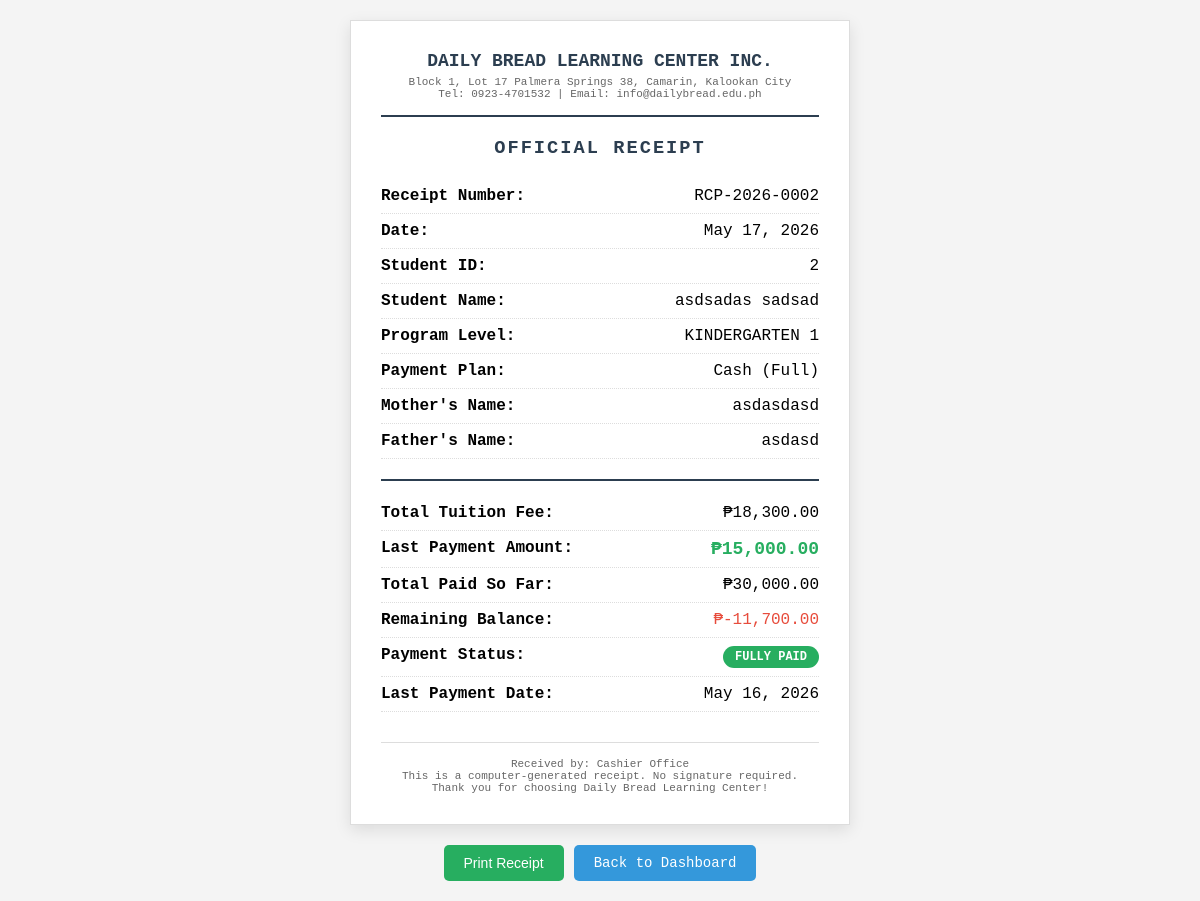
Screenshot of /generate_receipt.php?student_id=2 (signed in) with the database file from the repository.
### tables this page shows
CREATE TABLE `enrollees` (
  `enrollee_id` int(11) NOT NULL AUTO_INCREMENT,
  `student_type` varchar(20) NOT NULL,
  `program_level` varchar(20) NOT NULL,
  `payment_plan` varchar(50) NOT NULL,
  `payment_amount` decimal(10,2) NOT NULL,
  `last_name` varchar(50) NOT NULL,
  `first_name` varchar(50) NOT NULL,
  `middle_name` varchar(50) DEFAULT NULL,
  `nickname` varchar(50) DEFAULT NULL,
  `birth_date` date NOT NULL,
  `place_of_birth` varchar(100) DEFAULT NULL,
  `address` varchar(255) NOT NULL,
  `email` varchar(100) DEFAULT NULL,
  `password_hash` varchar(255) DEFAULT NULL,
  `created_at` timestamp NOT NULL DEFAULT current_timestamp(),
  `qualification_status` varchar(20) DEFAULT 'Pending',
  `payment_status` varchar(50) DEFAULT 'Unpaid',
  `requirements_status` varchar(20) DEFAULT 'Pending',
  `requirements_notes` text DEFAULT NULL,
  `birth_cert_received` tinyint(4) DEFAULT 0,
  `id_picture_received` tinyint(4) DEFAULT 0,
  `report_card_received` tinyint(4) DEFAULT 0,
  `immunization_record_received` tinyint(4) DEFAULT 0,
  `medical_cert_received` tinyint(4) DEFAULT 0,
  `proof_certification_received` tinyint(4) DEFAULT 0,
  `enrollment_status` varchar(20) DEFAULT 'Pending',
  `enrollment_status_date` date DEFAULT NULL,
  `enrollment_status_reason` text DEFAULT NULL,
  `is_archived` tinyint(4) DEFAULT 0,
  `archived_date` date DEFAULT NULL,
  `archive_reason` varchar(100) DEFAULT NULL,
  PRIMARY KEY (`enrollee_id`)
);

CREATE TABLE `mother_info` (
  `mother_id` int(11) NOT NULL AUTO_INCREMENT,
  `enrollee_id` int(11) NOT NULL,
  `full_name` varchar(100) NOT NULL,
  `contact_number` varchar(20) NOT NULL,
  `occupation` varchar(100) DEFAULT NULL,
  `notes` text DEFAULT NULL,
  `processed_by` varchar(100) DEFAULT NULL,
  `created_at` timestamp NOT NULL DEFAULT current_timestamp(),
  `received_by` varchar(100) DEFAULT NULL,
  `received_at` datetime DEFAULT NULL,
  `payment_status` varchar(50) DEFAULT NULL,
  PRIMARY KEY (`mother_id`),
  KEY `enrollee_id` (`enrollee_id`),
  CONSTRAINT `mother_info_ibfk_1` FOREIGN KEY (`enrollee_id`) REFERENCES `enrollees` (`enrollee_id`) ON DELETE CASCADE
);

CREATE TABLE `father_info` (
  `father_id` int(11) NOT NULL AUTO_INCREMENT,
  `enrollee_id` int(11) NOT NULL,
  `full_name` varchar(100) NOT NULL,
  `contact_number` varchar(20) NOT NULL,
  `occupation` varchar(100) DEFAULT NULL,
  PRIMARY KEY (`father_id`),
  KEY `enrollee_id` (`enrollee_id`),
  CONSTRAINT `father_info_ibfk_1` FOREIGN KEY (`enrollee_id`) REFERENCES `enrollees` (`enrollee_id`) ON DELETE CASCADE
);

CREATE TABLE `payment_transactions` (
  `transaction_id` int(11) NOT NULL AUTO_INCREMENT,
  `enrollee_id` int(11) NOT NULL,
  `payment_date` date NOT NULL,
  `payment_amount` decimal(10,2) NOT NULL,
  `payment_type` varchar(50) NOT NULL,
  `receipt_number` varchar(50) DEFAULT NULL,
  `notes` text DEFAULT NULL,
  `processed_by` varchar(100) NOT NULL,
  `created_at` timestamp NOT NULL DEFAULT current_timestamp(),
  `receipt_generated` tinyint(4) DEFAULT 0,
  `receipt_path` varchar(500) DEFAULT NULL,
  `processed_by_user_id` int(11) DEFAULT NULL,
  `payment_status` varchar(50) DEFAULT NULL,
  `refund_amount` decimal(10,2) DEFAULT 0.00,
  `refund_date` date DEFAULT NULL,
  `refund_reason` text DEFAULT NULL,
  `refund_status` varchar(20) DEFAULT 'None',
  `payment_method` varchar(50) DEFAULT 'Cash',
  `payment_reference` varchar(100) DEFAULT NULL,
  `payment_verified` tinyint(4) DEFAULT 1,
  `request_id` int(11) DEFAULT NULL,
  PRIMARY KEY (`transaction_id`),
  KEY `enrollee_id` (`enrollee_id`),
  KEY `processed_by_user_id` (`processed_by_user_id`),
  CONSTRAINT `payment_transactions_ibfk_1` FOREIGN KEY (`enrollee_id`) REFERENCES `enrollees` (`enrollee_id`) ON DELETE CASCADE,
  CONSTRAINT `payment_transactions_ibfk_2` FOREIGN KEY (`processed_by_user_id`) REFERENCES `users` (`user_id`) ON DELETE SET NULL
);

### generate_receipt.php (the view, shortened to what this page needs)
<?php
require_once 'db_connection.php';
$student_id = isset($_GET['student_id']) ? $_GET['student_id'] : 0;
$stmt = $pdo->prepare("
    SELECT e.*,
           m.full_name as mother_name, m.contact_number as mother_phone,
           f.full_name as father_name, f.contact_number as father_phone,
           e.payment_status as current_payment_status
    FROM enrollees e
    LEFT JOIN mother_info m ON e.enrollee_id = m.enrollee_id
    LEFT JOIN father_info f ON e.enrollee_id = f.enrollee_id
    WHERE e.enrollee_id = ?
");
$stmt->execute([$student_id]);
$student = $stmt->fetch(PDO::FETCH_ASSOC);
$stmt = $pdo->prepare("
    SELECT * FROM payment_transactions
    WHERE enrollee_id = ?
    ORDER BY transaction_id DESC
    LIMIT 1
");
$stmt->execute([$student_id]);
$latest_payment = $stmt->fetch(PDO::FETCH_ASSOC);
$stmt = $pdo->prepare("SELECT SUM(payment_amount) as total_paid FROM payment_transactions WHERE enrollee_id = ?");
$stmt->execute([$student_id]);
$total_paid_result = $stmt->fetch(PDO::FETCH_ASSOC);
$total_paid = $total_paid_result['total_paid'] ?? 0;
$remaining_balance = $student['payment_amount'] - $total_paid;
if($remaining_balance <= 0) {
    $display_status = "FULLY PAID";
    $status_class = "fully-paid";
} elseif($total_paid > 0) {
    $display_status = "PARTIAL PAYMENT";
    $status_class = "partial";
} else {
    $display_status = "UNPAID";
    $status_class = "unpaid";
}
$last_payment_amount = $latest_payment ? $latest_payment['payment_amount'] : 0;
$last_payment_date = $latest_payment ? date('F d, Y', strtotime($latest_payment['payment_date'])) : 'N/A';
$receipt_number = $latest_payment['receipt_number'] ?? generateReceiptNumber($pdo);
function generateReceiptNumber($pdo) {
    $year = date('Y');
    $stmt = $pdo->prepare("SELECT receipt_number FROM payment_transactions WHERE receipt_number LIKE ? ORDER BY transaction_id DESC LIMIT 1");
    $stmt->execute(["RCP-{$year}-%"]);
    $last = $stmt->fetch(PDO::FETCH_ASSOC);
    if($last) {
        $parts = explode('-', $last['receipt_number']);
        $last_num = intval(end($parts));
        $new_num = str_pad($last_num + 1, 4, '0', STR_PAD_LEFT);
    } else {
        $new_num = '0001';
    }
    return "RCP-{$year}-{$new_num}";
}
$current_date = date('F d, Y');
?>
<!DOCTYPE html>
<html lang="en">
<head>
</head>
<body>
<div class="receipt-container">
    <div class="receipt" id="receipt">
        <div class="receipt-header">
            <h2>DAILY BREAD LEARNING CENTER INC.</h2>
            <p>Block 1, Lot 17 Palmera Springs 38, Camarin, Kalookan City</p>
            <p>Tel: 0923-4701532 | Email: info@dailybread.edu.ph</p>
        </div>
        <div class="receipt-title">
            <h3>OFFICIAL RECEIPT</h3>
        </div>
        <div class="receipt-details">
            <div class="receipt-row">
                <span class="receipt-label">Receipt Number:</span>
                <span><?php echo $receipt_number; ?></span>
            </div>
            <div class="receipt-row">
                <span class="receipt-label">Date:</span>
                <span><?php echo $current_date; ?></span>
            </div>
            <div class="receipt-row">
                <span class="receipt-label">Student ID:</span>
                <span><?php echo $student['enrollee_id']; ?></span>
            </div>
            <div class="receipt-row">
                <span class="receipt-label">Student Name:</span>
                <span><?php echo htmlspecialchars($student['first_name'] . ' ' . $student['last_name']); ?></span>
            </div>
            <div class="receipt-row">
                <span class="receipt-label">Program Level:</span>
                <span><?php echo $student['program_level']; ?></span>
            </div>
            <div class="receipt-row">
                <span class="receipt-label">Payment Plan:</span>
                <span><?php echo $student['payment_plan']; ?></span>
            </div>
            <?php if($student['mother_name']): ?>
            <div class="receipt-row">
                <span class="receipt-label">Mother's Name:</span>
                <span><?php echo htmlspecialchars($student['mother_name']); ?></span>
            </div>
            <?php endif; ?>
            <?php if($student['father_name']): ?>
            <div class="receipt-row">
                <span class="receipt-label">Father's Name:</span>
                <span><?php echo htmlspecialchars($student['father_name']); ?></span>
            </div>
            <?php endif; ?>
        </div>
        <div class="receipt-total">
            <div class="receipt-row">
                <span class="receipt-label">Total Tuition Fee:</span>
                <span>₱<?php echo number_format($student['payment_amount'], 2); ?></span>
            </div>
            <div class="receipt-row">
                <span class="receipt-label">Last Payment Amount:</span>
                <span class="amount-paid">₱<?php echo number_format($last_payment_amount, 2); ?></span>
            </div>
            <div class="receipt-row">
                <span class="receipt-label">Total Paid So Far:</span>
                <span>₱<?php echo number_format($total_paid, 2); ?></span>
            </div>
            <div class="receipt-row">
                <span class="receipt-label">Remaining Balance:</span>
                <span class="remaining-balance">₱<?php echo number_format($remaining_balance, 2); ?></span>
            </div>
            <div class="receipt-row">
                <span class="receipt-label">Payment Status:</span>
                <span>
                    <span class="status-badge status-<?php echo str_replace('_', '-', $status_class); ?>">
                        <?php echo $display_status; ?>
                    </span>
                </span>
            </div>
            <?php if($last_payment_date != 'N/A'): ?>
            <div class="receipt-row">
                <span class="receipt-label">Last Payment Date:</span>
                <span><?php echo $last_payment_date; ?></span>
            </div>
            <?php endif; ?>
        </div>
        <div class="receipt-footer">
            <p>Received by: <?php echo $_SESSION['full_name']; ?></p>
            <p>This is a computer-generated receipt. No signature required.</p>
            <p>Thank you for choosing Daily Bread Learning Center!</p>
        </div>
    </div>
    <div class="btn-group no-print">
        <button onclick="window.print()" class="btn-print">Print Receipt</button>
        <a href="cashier_dashboard.php" class="btn-back">Back to Dashboard</a>
    </div>
</div>
</body>
</html>

### generate_receipt.php (style rules this page uses)
* { margin: 0; padding: 0; box-sizing: border-box; }
body { font-family: 'Courier New', monospace; background: #f4f4f4; display: flex; justify-content: center; align-items: center; min-height: 100vh; padding: 20px; }
.receipt-container { max-width: 500px; width: 100%; }
.receipt { background: white; padding: 30px; box-shadow: 0 5px 15px rgba(0,0,0,0.1); border: 1px solid #ddd; }
.receipt-header { text-align: center; border-bottom: 2px solid #2c3e50; padding-bottom: 15px; margin-bottom: 20px; }
.receipt-header h2 { color: #2c3e50; margin-bottom: 5px; font-size: 18px; }
.receipt-header p { color: #666; font-size: 11px; }
.receipt-title { text-align: center; margin: 20px 0; }
.receipt-title h3 { color: #2c3e50; letter-spacing: 2px; }
.receipt-row { display: flex; justify-content: space-between; padding: 8px 0; border-bottom: 1px dotted #ddd; }
.receipt-label { font-weight: bold; }
.receipt-total { margin-top: 20px; padding-top: 15px; border-top: 2px solid #2c3e50; }
.amount-paid { color: #27ae60; font-size: 18px; font-weight: bold; }
.remaining-balance { color: #e74c3c; }
.status-badge { display: inline-block; padding: 4px 12px; border-radius: 20px; font-size: 12px; font-weight: bold; }
.status-fully-paid { background: #27ae60; color: white; }
.receipt-footer { text-align: center; margin-top: 30px; padding-top: 15px; border-top: 1px solid #ddd; font-size: 11px; color: #666; }
.btn-group { margin-top: 20px; display: flex; gap: 10px; justify-content: center; }
.btn-print, .btn-back { padding: 10px 20px; border: none; border-radius: 5px; cursor: pointer; font-size: 14px; }
.btn-print { background: #27ae60; color: white; }
.btn-back { background: #3498db; color: white; text-decoration: none; }

### rows the page displays
enrollees: enrollee_id "2", first_name+last_name "asdsadas sadsad", program_level "KINDERGARTEN 1", payment_plan "Cash (Full)", mother_info.full_name "asdasdasd", father_info.full_name "asdasd", payment_amount "18,300.00"
payment_transactions: payment_amount "15,000.00", payment_date "May 16, 2026"

### other values shown
$receipt_number "RCP-2026-0002"
$total_paid "30,000.00"
$remaining_balance "-11,700.00"
$display_status "FULLY PAID"
$_SESSION['full_name'] "Cashier Office"
